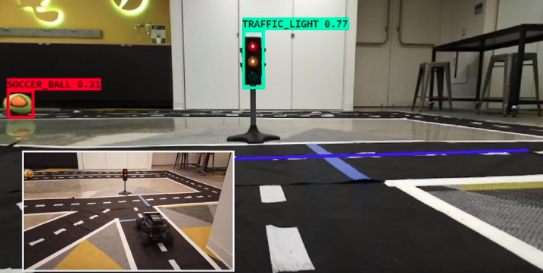
#> input picture images/hud_display.png, 543 x 273 px
$ python -i stop_sign_segmentation.py   (imports and definitions only)   (older library calls are emulated)
#> lines starting #> are read from the running program, lines starting #| are printed output that depends on the picture; after the words box and inside, x2 and y2 are one past the last pixel; in counts of white or black regions, pixels touching at a corner belong together
#> further down, picture is the input picture: shape (273, 543, 3); mean B, G, R 90.9, 100.3, 105.8
import cv2 as cv
import numpy as np
import time
from sklearn.cluster import DBSCAN
import os


import argparse

# [8 lines left out: function parse_args, not called in this run]

def apply_color_segmentation(frame, lower_color, upper_color):
    hsv = cv.cvtColor(frame, cv.COLOR_BGR2HSV)
#> hsv: shape (273, 543, 3); mean H, S, V 32.4, 49.3, 110.3
    return cv.inRange(hsv, lower_color, upper_color)
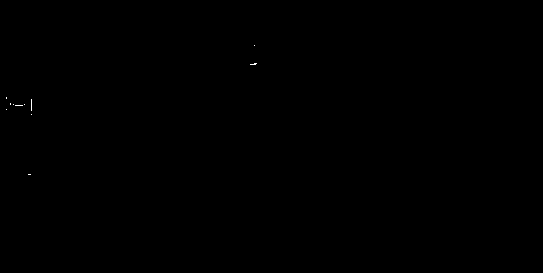
#> returned value: shape (273, 543); 0.03% white in thin lines or dots, all inside (x1, y1, x2, y2) = (6, 45, 257, 175)

def color_transform_red(frame):
    lower_color = np.array([0.,140., 125])
    upper_color = np.array([10., 255., 190])

    orange_mask = apply_color_segmentation(frame, lower_color, upper_color)
    return orange_mask

# [14 lines left out: functions filter_area, crop_with_bbox, not called in this run]


def check_stop_sign(frame):
    red_mask = color_transform_red(frame)

    kernel = np.ones((6,6),np.uint8)

    red_mask = cv.dilate(red_mask,kernel,iterations = 1)
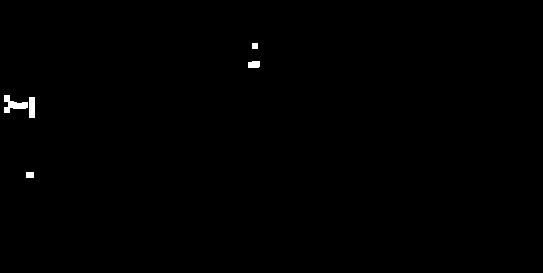
#> red_mask: shape (273, 543); 0.34% white; 5 white regions

    #cv.imshow('WHITE_MASK', red_mask)

    im2, contours, hierarchy = cv.findContours(red_mask, cv.RETR_TREE, cv.CHAIN_APPROX_SIMPLE)
#> contours = 5 contours; box (x1, y1, x2, y2) and area: (4, 95, 28, 113) 166, (29, 97, 35, 118) 100, (248, 61, 260, 68) 62, (26, 172, 34, 178) 35, (252, 43, 258, 49) 25

    contours = filter(filter_area, contours)

#> (the run stopped early here; a loop or call above may not have finished)
